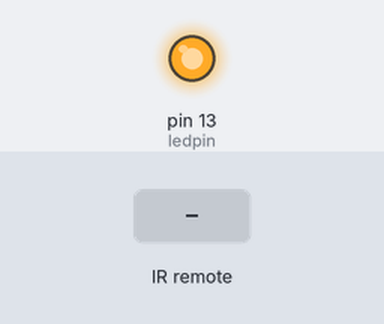
A program run on a simulated Arduino Nano, built with avr-gcc and run on an emulated ATmega328P. Parts: output pins drawn as LEDs (lit = HIGH). The inputs (shaded band) are chosen by the test bench.

Above: at 1.2 s.
1.3 s: infrared code 0xDAEA83EC received
At 2.4 s:
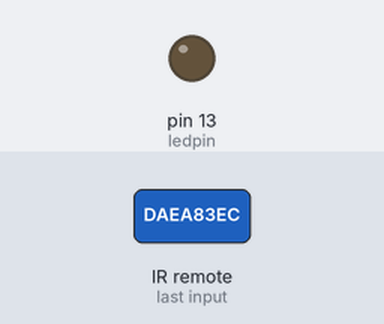
Timing chart, 0 to 4.3 s (numbered marks = the images above; inputs shaded):
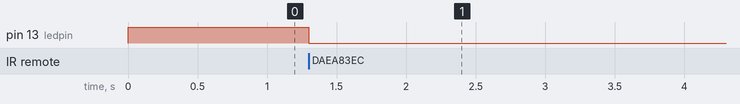

The program:

main.cpp
```cpp
#include <IRremote.h>

int enabled=1; //can disable the transmission of the decoded IR signal
int ledpin=13;
uint32_t idlecounter=0;

uint32_t redcode=0xDAEA83EC; //This code is used to toggle enable flag

int IR_RECEIVE_PIN = 2;
IRrecv irrecv(IR_RECEIVE_PIN);

decode_results results;

// On the Zero and others we switch explicitly to SerialUSB
#if defined(ARDUINO_ARCH_SAMD)
#define Serial SerialUSB
#endif

void setup() {
    pinMode(LED_BUILTIN, OUTPUT);
    Serial.begin(9600);
    irrecv.enableIRIn(); // Start the receiver
    pinMode(ledpin, OUTPUT);
}

void loop() {
    //if(idlecounter>(10* 60 *100)) enabled=0; //enable for timeout
    digitalWrite(ledpin, enabled);
    if (irrecv.decode(&results)) {
        idlecounter=0;
        if (results.value==redcode) {//red button pressed
            enabled= (!enabled);
            digitalWrite(ledpin, enabled);
        }
        else if(enabled) Serial.println(results.value, HEX);

        //wait a bit before receiving the next value
        delay(100);
        irrecv.resume(); // Receive the next value
    }
    else idlecounter++;
    if(idlecounter==0xffffffff) idlecounter-=1;//overflow protection
    delay(10);
}
```

Measured:
- after the input at 1.3 s, pin 13 (ledpin): HIGH → LOW at once
